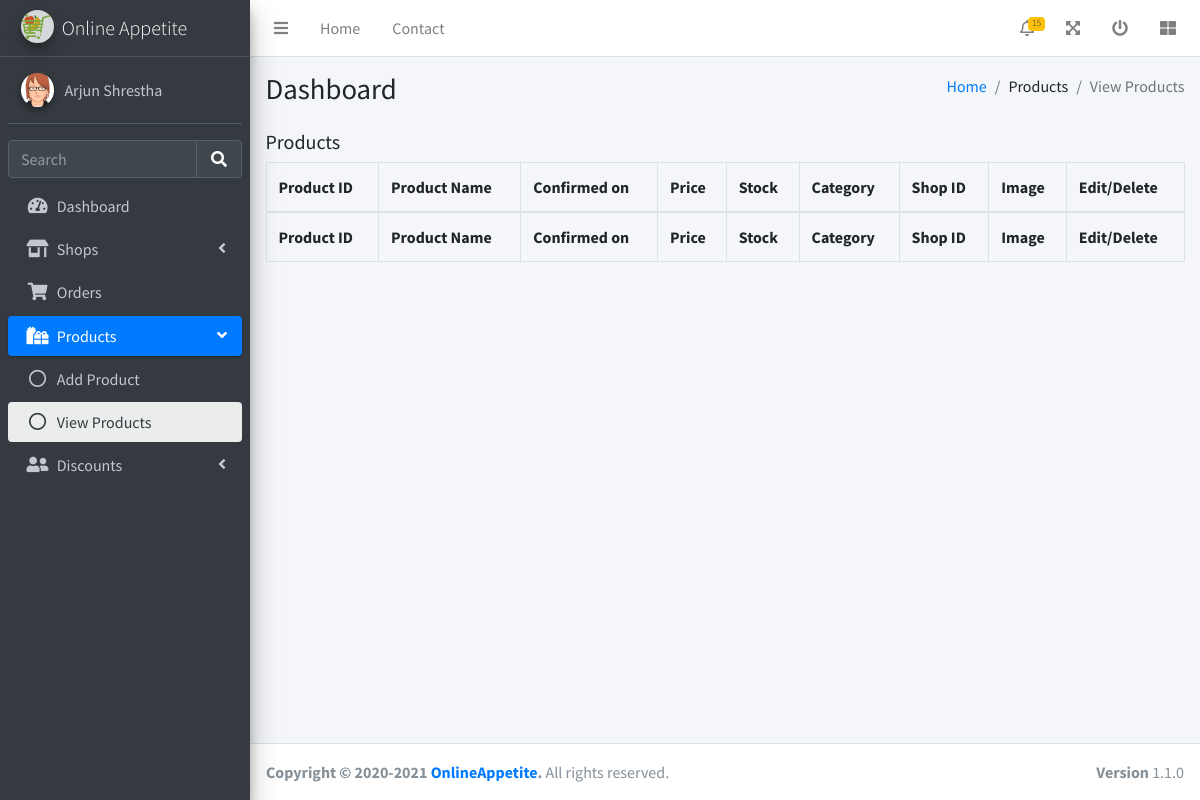
The app's page /trader/viewProducts.php (signed in), older data.
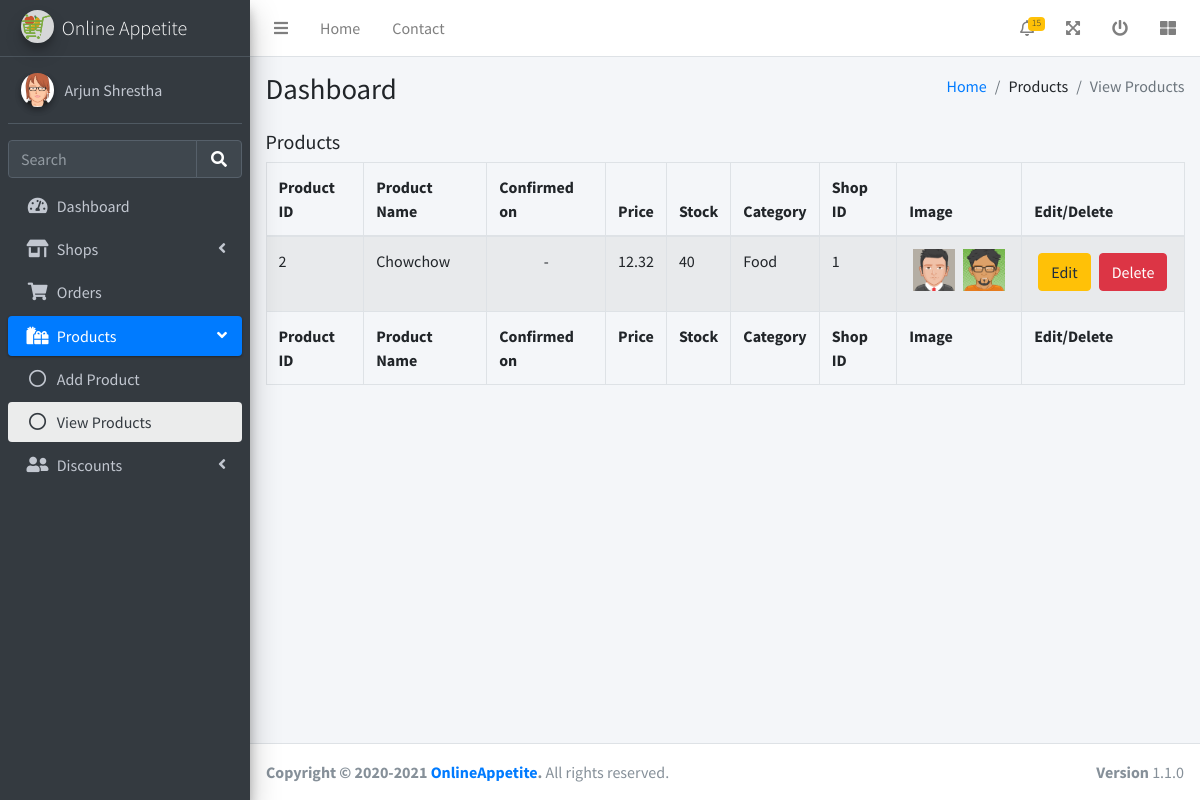
The same page, newer data.
### tables this page shows
CREATE TABLE products (
	product_id INTEGER NOT NULL PRIMARY KEY AUTOINCREMENT,
	product_name VARCHAR(30) NOT NULL,
	category_id INTEGER NOT NULL,
	confirmed_on DATE NULL,
	price INTEGER NOT NULL,
	stock INTEGER NOT NULL,
	shop_id INTEGER NOT NULL,
	description VARCHAR(200) NOT NULL,
	image1 VARCHAR(50) NOT NULL,
	image2 VARCHAR(50) NOT NULL,
	created_at TIMESTAMP DEFAULT CURRENT_TIMESTAMP,
	updated_at TIMESTAMP NULL,
	FOREIGN KEY (category_id) REFERENCES category (category_id),
	FOREIGN KEY (shop_id) REFERENCES shop (shop_id)
);

CREATE TABLE categories (
	category_id INTEGER NOT NULL PRIMARY KEY AUTOINCREMENT,
	category_name VARCHAR(30) NOT NULL,
	description VARCHAR(200) NOT NULL,
	created_at TIMESTAMP DEFAULT CURRENT_TIMESTAMP,
	updated_at TIMESTAMP NULL
);

### utils/database.php (called while the page is built, shortened)
<?php
    try {
        $conn = new PDO("sqlite:".__DIR__."/../database.sqlite");
        $conn->setAttribute(PDO::ATTR_ERRMODE, PDO::ERRMODE_EXCEPTION);
    }catch(PDOException $e) {
        die("Connection failed: " . $e->getMessage());
    }
    function fetch_all_row($sql){
        global $conn;
        $stmt = $conn->prepare($sql);
        $stmt->execute();
        $res = $stmt->fetchAll(PDO::FETCH_ASSOC);
        return $res;
    }

### trader/viewProducts.php (the view, shortened to what this page needs)
<?php
require_once '../utils/database.php';
?>
<!DOCTYPE html>
<html lang="en">
<head>
  <link rel="stylesheet" href="/css/fontawesome-free/css/all.min.css">
  <link rel="stylesheet" href="/css/datatables-bs4/dataTables.bootstrap4.min.css">
  <link rel="stylesheet" href="/css/datatables-responsive/responsive.bootstrap4.min.css">
  <link rel="stylesheet" href="/css/datatables-buttons/buttons.bootstrap4.min.css">
  <link rel="stylesheet" href="https://code.ionicframework.com/ionicons/2.0.1/css/ionicons.min.css">
  <link rel="stylesheet" href="/css/adminlte/adminlte.min.css">
</head>
<body class="hold-transition sidebar-mini">
  <div class="wrapper">
    <?php
    include 'header.php';
    $products = fetch_all_row('SELECT products.*, category_name FROM products INNER JOIN categories ON products.category_id = categories.category_id');
    ?>
    <div class="content-wrapper">
      <section class="content-header">
        <div class="container-fluid">
          <div class="row mb-2">
            <div class="col-sm-6">
              <h1>Dashboard</h1>
            </div>
            <div class="col-sm-6">
              <ol class="breadcrumb float-sm-right">
                <li class="breadcrumb-item"><a href="#">Home</a></li>
                <li class="breadcrumb-item">Products</li>
                <li class="breadcrumb-item active">View Products</li>
              </ol>
            </div>
          </div>
        </div>
      </section>
      <section class="content">
        <div class="container-fluid">
          <h5 class="mb-2">Products</h5>
          <table id="shopTable" class="table table-bordered table-striped">
            <thead>
              <tr>
                <th>Product ID</th>
                <th>Product Name</th>
                <th>Confirmed on</th>
                <th>Price</th>
                <th>Stock</th>
                <th>Category</th>
                <th>Shop ID</th>
                <th class="no-sort">Image</th>
                <th class="no-sort no-search">Edit/Delete</th>
              </tr>
            </thead>
            <tbody>
              <?php foreach ($products as $product) { ?>
                <tr>
                  <td><?= $product['product_id'] ?></td>
                  <td><?= $product['product_name'] ?></td>
                  <td class="text-center"><?= $product['confirmed_on']??'-' ?></td>
                  <td><?= $product['price'] ?></td>
                  <td><?= $product['stock'] ?></td>
                  <td><?= $product['category_name'] ?></td>
                  <td><?= $product['shop_id'] ?></td>
                  <td>
                  <div class="d-flex">
                    <div class="image-preview">
                      <img class="abs-image px-1" src="<?= $product['image1'] ?>" alt="Product Image">
                    </div>
                    <div class="image-preview">
                      <img class="abs-image px-1" src="<?= $product['image2'] ?>" alt="Product Image">
                    </div>
                  </div>
                  </td>
                  <td>
                    <div class="d-flex">
                      <button class="btn btn-warning m-1">Edit</button>
                      <button class="btn btn-danger m-1">Delete</button>
                    </div>
                  </td>
                </tr>
              <?php } ?>
            </tbody>
            <tfoot>
              <tr>
                <th>Product ID</th>
                <th>Product Name</th>
                <th>Confirmed on</th>
                <th>Price</th>
                <th>Stock</th>
                <th>Category</th>
                <th>Shop ID</th>
                <th>Image</th>
                <th>Edit/Delete</th>
              </tr>
            </tfoot>
          </table>
        </div>
      </section>
    </div>
    <?php include 'footer.php'; ?>
  </div>
</body>
</html>

Row changes from the older to the newer data that the page shows:
added products: product_id "2", product_name "Chowchow", confirmed_on "-", price "12.32", stock "40", category.category_name "Food", shop "1", image1 (picture), image2 (picture)
